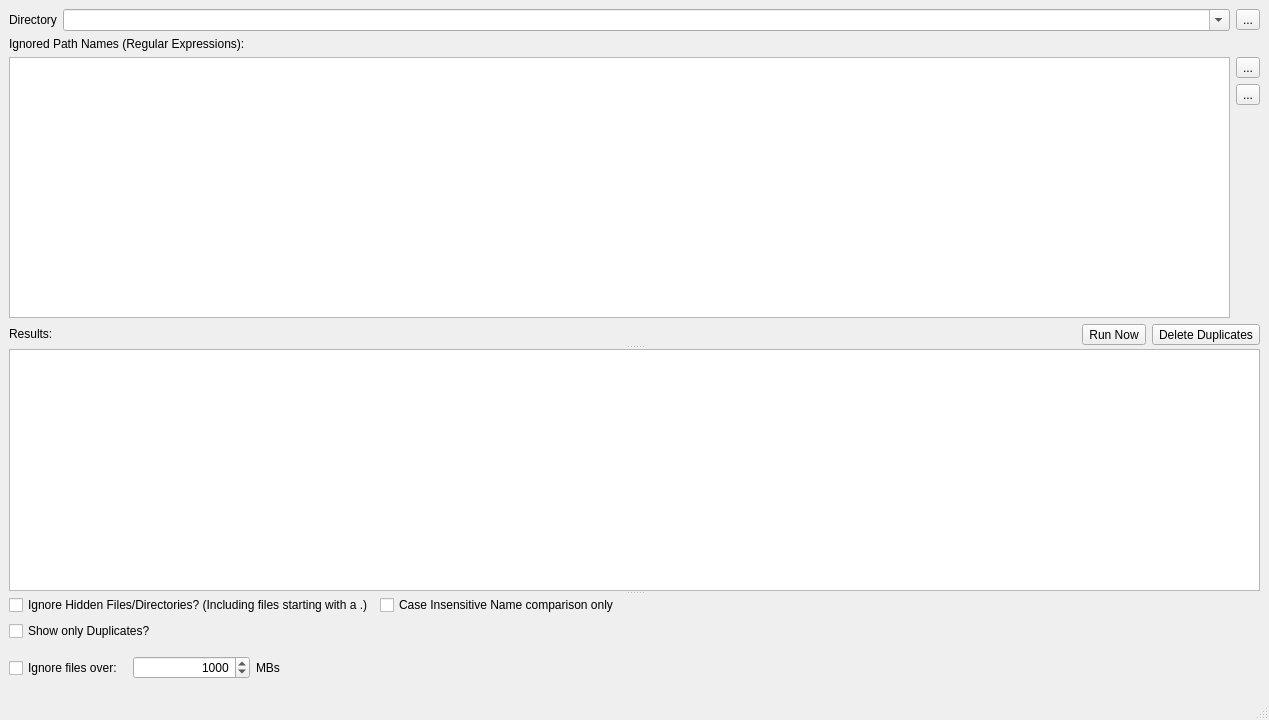
<?xml version="1.0" encoding="UTF-8"?>
<ui version="4.0">
 <class>CMainWindow</class>
 <widget class="QMainWindow" name="CMainWindow">
  <property name="geometry">
   <rect>
    <x>0</x>
    <y>0</y>
    <width>1269</width>
    <height>720</height>
   </rect>
  </property>
  <property name="windowTitle">
   <string>Find Duplicates</string>
  </property>
  <widget class="QWidget" name="centralwidget">
   <layout class="QVBoxLayout" name="verticalLayout_2">
    <item>
     <widget class="QSplitter" name="splitter">
      <property name="orientation">
       <enum>Qt::Vertical</enum>
      </property>
      <widget class="QWidget" name="layoutWidget">
       <layout class="QVBoxLayout" name="verticalLayout">
        <item>
         <layout class="QHBoxLayout" name="horizontalLayout_2">
          <item>
           <widget class="QLabel" name="label_1">
            <property name="sizePolicy">
             <sizepolicy hsizetype="Maximum" vsizetype="Preferred">
              <horstretch>0</horstretch>
              <verstretch>0</verstretch>
             </sizepolicy>
            </property>
            <property name="text">
             <string>Directory</string>
            </property>
           </widget>
          </item>
          <item>
           <widget class="NSABUtils::CDelayComboBox" name="dirName">
            <property name="sizePolicy">
             <sizepolicy hsizetype="Expanding" vsizetype="Fixed">
              <horstretch>0</horstretch>
              <verstretch>0</verstretch>
             </sizepolicy>
            </property>
            <property name="editable">
             <bool>true</bool>
            </property>
            <property name="insertPolicy">
             <enum>QComboBox::InsertAtTop</enum>
            </property>
           </widget>
          </item>
          <item>
           <widget class="QToolButton" name="selectDir">
            <property name="text">
             <string>...</string>
            </property>
            <property name="icon">
             <iconset resource="application.qrc">
              <normaloff>:/resources/fileopen.png</normaloff>:/resources/fileopen.png</iconset>
            </property>
           </widget>
          </item>
         </layout>
        </item>
        <item>
         <layout class="QGridLayout" name="gridLayout">
          <item row="1" column="1">
           <widget class="QToolButton" name="addPathName">
            <property name="text">
             <string>...</string>
            </property>
            <property name="icon">
             <iconset resource="application.qrc">
              <normaloff>:/resources/add.png</normaloff>:/resources/add.png</iconset>
            </property>
           </widget>
          </item>
          <item row="2" column="1">
           <widget class="QToolButton" name="delPathName">
            <property name="text">
             <string>...</string>
            </property>
            <property name="icon">
             <iconset resource="application.qrc">
              <normaloff>:/resources/delete.png</normaloff>:/resources/delete.png</iconset>
            </property>
           </widget>
          </item>
          <item row="0" column="0">
           <widget class="QLabel" name="label_3">
            <property name="sizePolicy">
             <sizepolicy hsizetype="Preferred" vsizetype="Fixed">
              <horstretch>0</horstretch>
              <verstretch>0</verstretch>
             </sizepolicy>
            </property>
            <property name="text">
             <string>Ignored Path Names (Regular Expressions):</string>
            </property>
           </widget>
          </item>
          <item row="1" column="0" rowspan="3">
           <widget class="QListWidget" name="ignoredPathNames">
            <property name="sizePolicy">
             <sizepolicy hsizetype="Expanding" vsizetype="Minimum">
              <horstretch>0</horstretch>
              <verstretch>0</verstretch>
             </sizepolicy>
            </property>
           </widget>
          </item>
         </layout>
        </item>
        <item>
         <layout class="QHBoxLayout" name="horizontalLayout">
          <item>
           <widget class="QLabel" name="resultsLabel">
            <property name="sizePolicy">
             <sizepolicy hsizetype="Preferred" vsizetype="Fixed">
              <horstretch>0</horstretch>
              <verstretch>0</verstretch>
             </sizepolicy>
            </property>
            <property name="text">
             <string>Results:</string>
            </property>
            <property name="alignment">
             <set>Qt::AlignLeading|Qt::AlignLeft|Qt::AlignTop</set>
            </property>
           </widget>
          </item>
          <item>
           <spacer name="horizontalSpacer">
            <property name="orientation">
             <enum>Qt::Horizontal</enum>
            </property>
            <property name="sizeType">
             <enum>QSizePolicy::MinimumExpanding</enum>
            </property>
            <property name="sizeHint" stdset="0">
             <size>
              <width>40</width>
              <height>20</height>
             </size>
            </property>
           </spacer>
          </item>
          <item>
           <widget class="QToolButton" name="go">
            <property name="text">
             <string>Run Now</string>
            </property>
            <property name="icon">
             <iconset resource="application.qrc">
              <normaloff>:/resources/go.png</normaloff>:/resources/go.png</iconset>
            </property>
            <property name="iconSize">
             <size>
              <width>50</width>
              <height>50</height>
             </size>
            </property>
            <property name="toolButtonStyle">
             <enum>Qt::ToolButtonTextUnderIcon</enum>
            </property>
           </widget>
          </item>
          <item>
           <widget class="QToolButton" name="del">
            <property name="text">
             <string>Delete Duplicates</string>
            </property>
            <property name="icon">
             <iconset resource="application.qrc">
              <normaloff>:/resources/delete.png</normaloff>:/resources/delete.png</iconset>
            </property>
            <property name="iconSize">
             <size>
              <width>50</width>
              <height>50</height>
             </size>
            </property>
            <property name="toolButtonStyle">
             <enum>Qt::ToolButtonTextUnderIcon</enum>
            </property>
           </widget>
          </item>
         </layout>
        </item>
       </layout>
      </widget>
      <widget class="QTreeView" name="files">
       <property name="editTriggers">
        <set>QAbstractItemView::NoEditTriggers</set>
       </property>
       <property name="alternatingRowColors">
        <bool>true</bool>
       </property>
       <property name="selectionMode">
        <enum>QAbstractItemView::SingleSelection</enum>
       </property>
       <property name="selectionBehavior">
        <enum>QAbstractItemView::SelectRows</enum>
       </property>
       <property name="sortingEnabled">
        <bool>true</bool>
       </property>
      </widget>
      <widget class="QWidget" name="layoutWidget_2">
       <layout class="QGridLayout" name="gridLayout_2">
        <item row="0" column="0">
         <widget class="QCheckBox" name="ignoreHidden">
          <property name="text">
           <string>Ignore Hidden Files/Directories? (Including files starting with a .)</string>
          </property>
         </widget>
        </item>
        <item row="0" column="1">
         <widget class="QCheckBox" name="caseInsensitiveNameCompare">
          <property name="text">
           <string>Case Insensitive Name comparison only</string>
          </property>
         </widget>
        </item>
        <item row="1" column="0">
         <widget class="QCheckBox" name="showDupesOnly">
          <property name="text">
           <string>Show only Duplicates?</string>
          </property>
         </widget>
        </item>
        <item row="2" column="0">
         <layout class="QHBoxLayout" name="horizontalLayout_3">
          <item>
           <widget class="QCheckBox" name="ignoreFilesOver">
            <property name="text">
             <string>Ignore files over:</string>
            </property>
           </widget>
          </item>
          <item>
           <widget class="QSpinBox" name="ignoreFilesOverValue">
            <property name="alignment">
             <set>Qt::AlignRight|Qt::AlignTrailing|Qt::AlignVCenter</set>
            </property>
            <property name="minimum">
             <number>1</number>
            </property>
            <property name="maximum">
             <number>1000000</number>
            </property>
            <property name="value">
             <number>1000</number>
            </property>
           </widget>
          </item>
          <item>
           <widget class="QLabel" name="label_2">
            <property name="text">
             <string>MBs</string>
            </property>
           </widget>
          </item>
         </layout>
        </item>
        <item row="2" column="1">
         <spacer name="horizontalSpacer_2">
          <property name="orientation">
           <enum>Qt::Horizontal</enum>
          </property>
          <property name="sizeHint" stdset="0">
           <size>
            <width>40</width>
            <height>20</height>
           </size>
          </property>
         </spacer>
        </item>
       </layout>
      </widget>
     </widget>
    </item>
   </layout>
  </widget>
  <widget class="QMenuBar" name="menubar">
   <property name="geometry">
    <rect>
     <x>0</x>
     <y>0</y>
     <width>1269</width>
     <height>22</height>
    </rect>
   </property>
  </widget>
  <widget class="QStatusBar" name="statusbar"/>
  <action name="actionQuit">
   <property name="text">
    <string>Quit</string>
   </property>
   <property name="iconText">
    <string>&amp;Quit</string>
   </property>
   <property name="shortcut">
    <string>Alt+F4</string>
   </property>
  </action>
 </widget>
 <customwidgets>
  <customwidget>
   <class>NSABUtils::CDelayComboBox</class>
   <extends>QComboBox</extends>
   <header>SABUtils/DelayComboBox.h</header>
  </customwidget>
 </customwidgets>
 <tabstops>
  <tabstop>dirName</tabstop>
  <tabstop>selectDir</tabstop>
  <tabstop>ignoredPathNames</tabstop>
  <tabstop>addPathName</tabstop>
  <tabstop>delPathName</tabstop>
  <tabstop>go</tabstop>
  <tabstop>del</tabstop>
  <tabstop>files</tabstop>
  <tabstop>ignoreHidden</tabstop>
  <tabstop>caseInsensitiveNameCompare</tabstop>
  <tabstop>showDupesOnly</tabstop>
  <tabstop>ignoreFilesOver</tabstop>
  <tabstop>ignoreFilesOverValue</tabstop>
 </tabstops>
 <resources>
  <include location="application.qrc"/>
 </resources>
 <connections>
  <connection>
   <sender>actionQuit</sender>
   <signal>triggered()</signal>
   <receiver>CMainWindow</receiver>
   <slot>close()</slot>
   <hints>
    <hint type="sourcelabel">
     <x>-1</x>
     <y>-1</y>
    </hint>
    <hint type="destinationlabel">
     <x>500</x>
     <y>332</y>
    </hint>
   </hints>
  </connection>
 </connections>
</ui>
